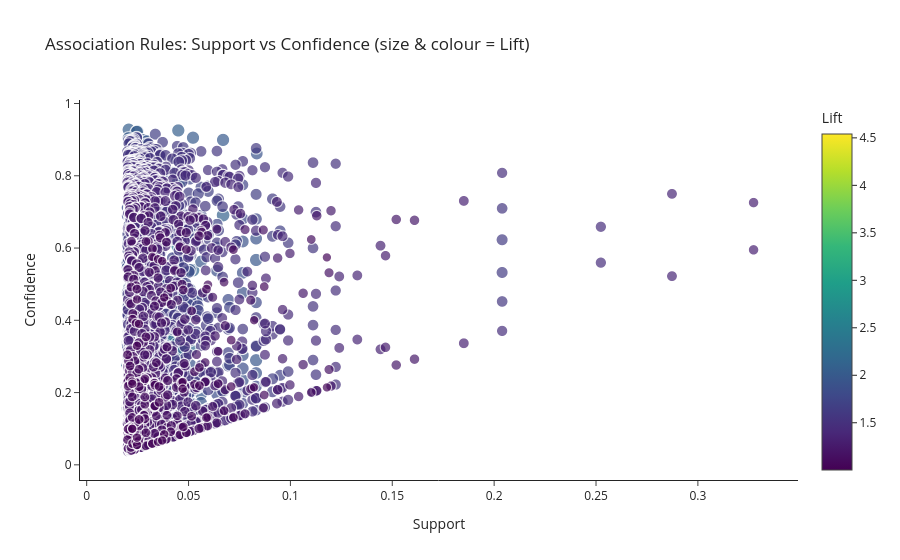

Notebook cell for this chart:
### Markdown cell above
A single bar chart hides how the _three_ metrics interact. The scatter
plot below shows every rule with **support on the x-axis**, **confidence
on the y-axis**, and **lift encoded by both bubble size and colour**.

An ideal rule would sit in the **top right and be large/bright**:
simultaneously _frequent_, _reliable_, and _unexpectedly strong_. The
summary table after the chart checks whether any rule comes close.

### Code cell
rules_viz = rules.copy()
rules_viz["antecedents_str"] = rules_viz["antecedents"].apply(
    lambda x: ", ".join(sorted(x))
)
rules_viz["consequents_str"] = rules_viz["consequents"].apply(
    lambda x: ", ".join(sorted(x))
)
rules_viz["Rule"] = rules_viz["antecedents_str"] + " → " + rules_viz["consequents_str"]

fig = px.scatter(
    rules_viz,
    x="support",
    y="confidence",
    size="lift",
    color="lift",
    hover_name="Rule",
    title="Association Rules: Support vs Confidence (size & colour = Lift)",
    labels={"support": "Support", "confidence": "Confidence", "lift": "Lift"},
    color_continuous_scale="Viridis",
)
fig.show()

### Figure 1 — Plotly figure (JSON) as saved in the notebook; plotly's stock layout.template omitted (floating-point values rounded to 4 significant figures; data arrays with more than 128 entries replaced by an {"elided": "..."} marker saying what was removed)
{"data": [{"hovertemplate": "<b>%{hovertext}</b><br><br>Support=%{x}<br>Confidence=%{y}<br>Lift=%{marker.color}<extra></extra>", "hovertext": {"elided": "5062 str values"}, "legendgroup": "", "marker": {"color": {"elided": "5062 float values"}, "coloraxis": "coloraxis", "size": {"elided": "5062 float values"}, "sizemode": "area", "sizeref": 0.01135, "symbol": "circle"}, "mode": "markers", "name": "", "showlegend": false, "type": "scattergl", "x": {"elided": "5062 float values"}, "xaxis": "x", "y": {"elided": "5062 float values"}, "yaxis": "y"}], "layout": {"coloraxis": {"autocolorscale": false, "colorbar": {"title": {"text": "Lift"}}, "colorscale": [[0.0, "#440154"], [0.1111, "#482878"], [0.2222, "#3e4989"], [0.3333, "#31688e"], [0.4444, "#26828e"], [0.5556, "#1f9e89"], [0.6667, "#35b779"], [0.7778, "#6ece58"], [0.8889, "#b5de2b"], [1.0, "#fde725"]]}, "legend": {"itemsizing": "constant", "tracegroupgap": 0}, "title": {"text": "Association Rules: Support vs Confidence (size & colour = Lift)"}, "xaxis": {"anchor": "y", "domain": [0.0, 1.0], "title": {"text": "Support"}}, "yaxis": {"anchor": "x", "domain": [0.0, 1.0], "title": {"text": "Confidence"}}}}
